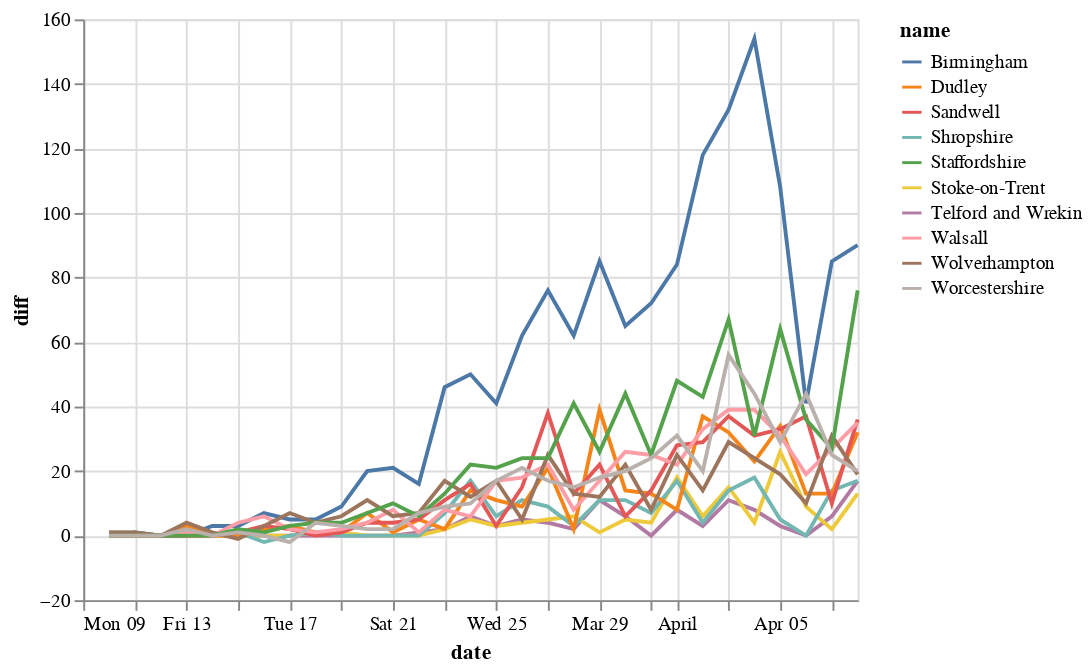

Notebook source saved alongside this figure:
### Code cell
alt.Chart(our_utla).mark_line().encode(
    x='date',
    y='diff',
    color='name',
    tooltip='name'
)

### Figure 1 — Vega-Lite specification as saved in the notebook (floating-point values rounded to 4 significant figures; data arrays with more than 128 entries replaced by an {"elided": "..."} marker saying what was removed)
{"config": {"view": {"continuousWidth": 400, "continuousHeight": 300}}, "data": {"name": "data-f74db84c0c655a87c6745afe311085ef"}, "mark": "line", "encoding": {"color": {"type": "nominal", "field": "name"}, "tooltip": {"type": "nominal", "field": "name"}, "x": {"type": "temporal", "field": "date"}, "y": {"type": "quantitative", "field": "diff"}}, "$schema": "https://vega.github.io/schema/vega-lite/v4.8.1.json", "datasets": {"data-f74db84c0c655a87c6745afe311085ef": {"elided": "310 records"}}}
